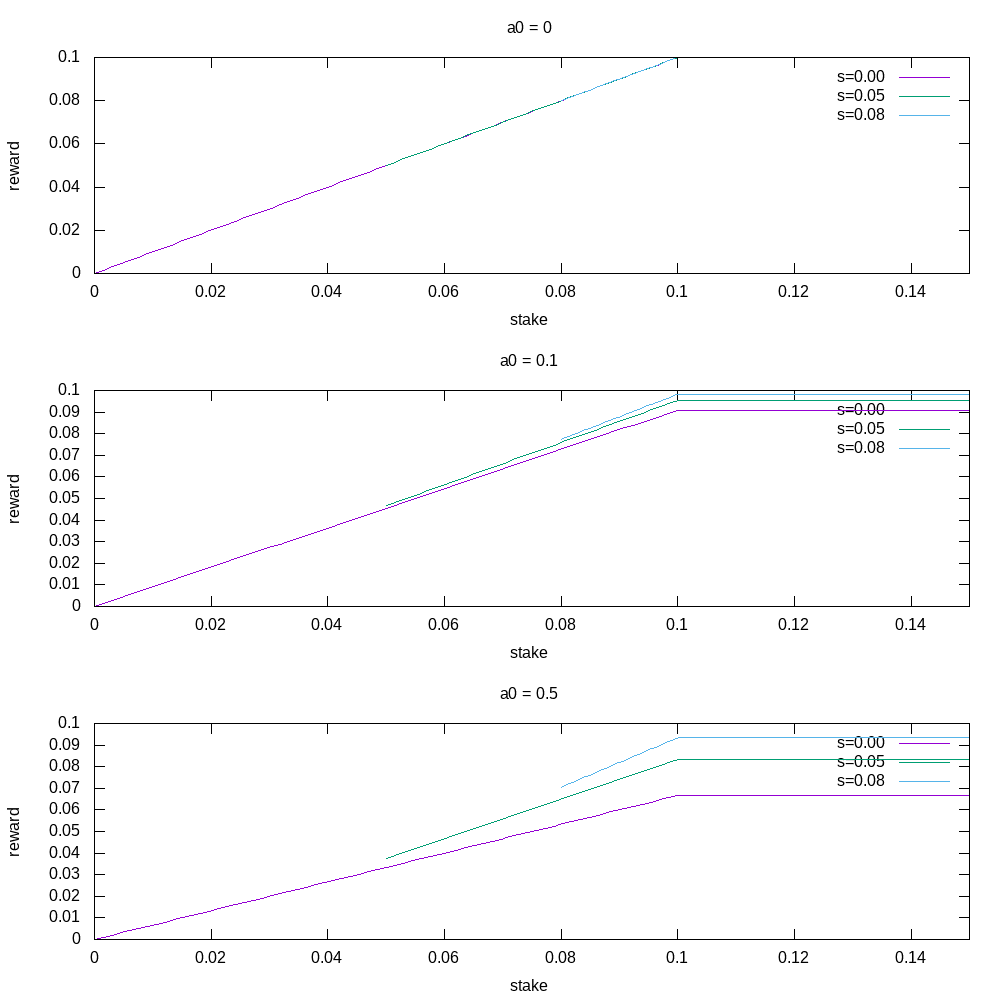

The script that saved this image:
set term png size 1000, 1000
set output "rewards.png"

min(x,y) = (x+y-abs(x-y))/2
max(x,y) = (x+y+abs(x-y))/2
m(x) = min(x,0.1)
r(a0,s,sigma) = (m(sigma) + a0 * m(s) * (m(sigma) - m(s) * (0.1 - m(sigma)) / 0.1) / 0.1) / (1 + a0)

set xlabel 'stake'
set ylabel 'reward'

set multiplot layout 3,1 rowsfirst

set title 'a0 = 0'
plot [0:0.15] r(0,0,x) title 's=0.00', [0.05:0.15] r(0,0.05,x) title 's=0.05', [0.08:0.15] r(0,0.08,x) title 's=0.08'

set title 'a0 = 0.1'
plot [0:0.15] r(0.1,0,x) title 's=0.00', [0.05:0.15] r(0.1,0.05,x) title 's=0.05', [0.08:0.15] r(0.1,0.08,x) title 's=0.08'

set title 'a0 = 0.5'
plot [0:0.15] r(0.5,0,x) title 's=0.00', [0.05:0.15] r(0.5,0.05,x) title 's=0.05', [0.08:0.15] r(0.5,0.08,x) title 's=0.08'
